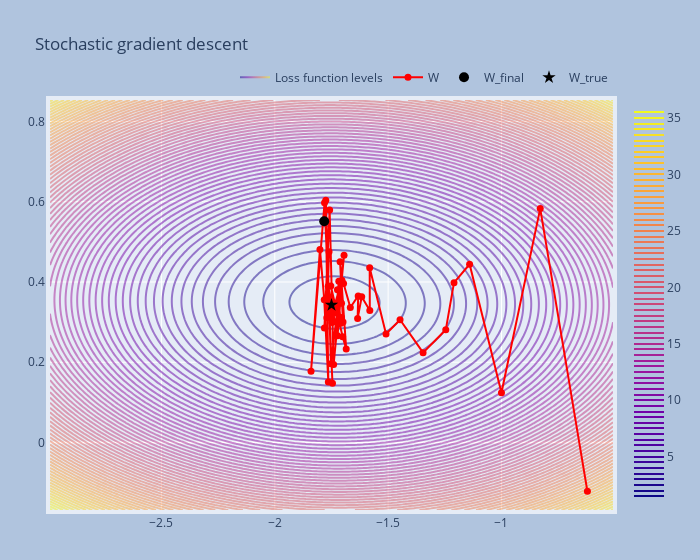

Notebook code cell kept with this figure:
### Code cell
plot_trajectory(w_list, 'Stochastic gradient descent')
